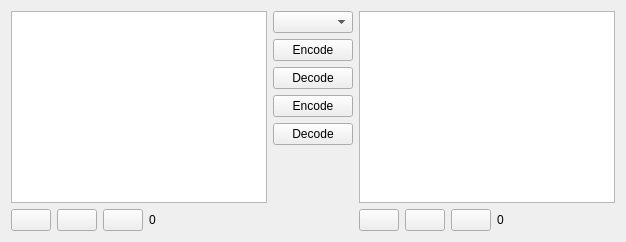
            <widget class="QWidget" name="tabHashes">
             <attribute name="title">
              <string>Hashes</string>
             </attribute>
             <layout class="QGridLayout" name="gridLayout_24">
              <item row="0" column="0">
               <layout class="QHBoxLayout" name="horizontalLayout_11">
                <item>
                 <layout class="QVBoxLayout" name="verticalLayout_9">
                  <item>
                   <widget class="QPlainTextEdit" name="txtBase64_1">
                    <property name="font">
                     <font>
                      <family>Courier 10 Pitch</family>
                     </font>
                    </property>
                   </widget>
                  </item>
                  <item>
                   <layout class="QHBoxLayout" name="horizontalLayout_10">
                    <item>
                     <widget class="QPushButton" name="btnBase64Copy_1">
                      <property name="text">
                       <string/>
                      </property>
                      <property name="icon">
                       <iconset>
                        <normaloff>../pix/16x16/Clipboard Copy.png</normaloff>../pix/16x16/Clipboard Copy.png</iconset>
                      </property>
                     </widget>
                    </item>
                    <item>
                     <widget class="QPushButton" name="btnBase64Paste_1">
                      <property name="text">
                       <string/>
                      </property>
                      <property name="icon">
                       <iconset>
                        <normaloff>../pix/16x16/Clipboard Paste.png</normaloff>../pix/16x16/Clipboard Paste.png</iconset>
                      </property>
                     </widget>
                    </item>
                    <item>
                     <widget class="QPushButton" name="btnBase64Clear_1">
                      <property name="text">
                       <string/>
                      </property>
                      <property name="icon">
                       <iconset>
                        <normaloff>../pix/16x16/Trash.png</normaloff>../pix/16x16/Trash.png</iconset>
                      </property>
                     </widget>
                    </item>
                    <item>
                     <widget class="QLabel" name="lblSizeText_1">
                      <property name="frameShape">
                       <enum>QFrame::NoFrame</enum>
                      </property>
                      <property name="frameShadow">
                       <enum>QFrame::Plain</enum>
                      </property>
                      <property name="text">
                       <string>0</string>
                      </property>
                     </widget>
                    </item>
                    <item>
                     <spacer name="horizontalSpacer_8">
                      <property name="orientation">
                       <enum>Qt::Horizontal</enum>
                      </property>
                      <property name="sizeHint" stdset="0">
                       <size>
                        <width>40</width>
                        <height>20</height>
                       </size>
                      </property>
                     </spacer>
                    </item>
                   </layout>
                  </item>
                 </layout>
                </item>
                <item>
                 <layout class="QVBoxLayout" name="verticalLayout_10">
                  <item>
                   <widget class="QComboBox" name="cbxCodec"/>
                  </item>
                  <item>
                   <widget class="QPushButton" name="btnEncode_1_to_2">
                    <property name="text">
                     <string>Encode</string>
                    </property>
                    <property name="icon">
                     <iconset>
                      <normaloff>../pix/16x16/Arrow - Right.png</normaloff>../pix/16x16/Arrow - Right.png</iconset>
                    </property>
                   </widget>
                  </item>
                  <item>
                   <widget class="QPushButton" name="btnDecode_1_to_2">
                    <property name="text">
                     <string>Decode</string>
                    </property>
                    <property name="icon">
                     <iconset>
                      <normaloff>../pix/16x16/Arrow - Right.png</normaloff>../pix/16x16/Arrow - Right.png</iconset>
                    </property>
                   </widget>
                  </item>
                  <item>
                   <widget class="QPushButton" name="btnEncode_2_to_1">
                    <property name="text">
                     <string>Encode</string>
                    </property>
                    <property name="icon">
                     <iconset>
                      <normaloff>../pix/16x16/Arrow - Left.png</normaloff>../pix/16x16/Arrow - Left.png</iconset>
                    </property>
                   </widget>
                  </item>
                  <item>
                   <widget class="QPushButton" name="btnDecode_2_to_1">
                    <property name="text">
                     <string>Decode</string>
                    </property>
                    <property name="icon">
                     <iconset>
                      <normaloff>../pix/16x16/Arrow - Left.png</normaloff>../pix/16x16/Arrow - Left.png</iconset>
                    </property>
                   </widget>
                  </item>
                  <item>
                   <spacer name="verticalSpacer_5">
                    <property name="orientation">
                     <enum>Qt::Vertical</enum>
                    </property>
                    <property name="sizeHint" stdset="0">
                     <size>
                      <width>20</width>
                      <height>40</height>
                     </size>
                    </property>
                   </spacer>
                  </item>
                 </layout>
                </item>
                <item>
                 <layout class="QVBoxLayout" name="verticalLayout_8">
                  <item>
                   <widget class="QPlainTextEdit" name="txtBase64_2">
                    <property name="font">
                     <font>
                      <family>Courier 10 Pitch</family>
                     </font>
                    </property>
                   </widget>
                  </item>
                  <item>
                   <layout class="QHBoxLayout" name="horizontalLayout_9">
                    <item>
                     <widget class="QPushButton" name="btnBase64Copy_2">
                      <property name="text">
                       <string/>
                      </property>
                      <property name="icon">
                       <iconset>
                        <normaloff>../pix/16x16/Clipboard Copy.png</normaloff>../pix/16x16/Clipboard Copy.png</iconset>
                      </property>
                     </widget>
                    </item>
                    <item>
                     <widget class="QPushButton" name="btnBase64Paste_2">
                      <property name="text">
                       <string/>
                      </property>
                      <property name="icon">
                       <iconset>
                        <normaloff>../pix/16x16/Clipboard Paste.png</normaloff>../pix/16x16/Clipboard Paste.png</iconset>
                      </property>
                     </widget>
                    </item>
                    <item>
                     <widget class="QPushButton" name="btnBase64Clear_2">
                      <property name="text">
                       <string/>
                      </property>
                      <property name="icon">
                       <iconset>
                        <normaloff>../pix/16x16/Trash.png</normaloff>../pix/16x16/Trash.png</iconset>
                      </property>
                     </widget>
                    </item>
                    <item>
                     <widget class="QLabel" name="lblSizeText_2">
                      <property name="frameShape">
                       <enum>QFrame::NoFrame</enum>
                      </property>
                      <property name="frameShadow">
                       <enum>QFrame::Plain</enum>
                      </property>
                      <property name="text">
                       <string>0</string>
                      </property>
                     </widget>
                    </item>
                    <item>
                     <spacer name="horizontalSpacer_6">
                      <property name="orientation">
                       <enum>Qt::Horizontal</enum>
                      </property>
                      <property name="sizeHint" stdset="0">
                       <size>
                        <width>40</width>
                        <height>20</height>
                       </size>
                      </property>
                     </spacer>
                    </item>
                   </layout>
                  </item>
                 </layout>
                </item>
               </layout>
              </item>
             </layout>
            </widget>
